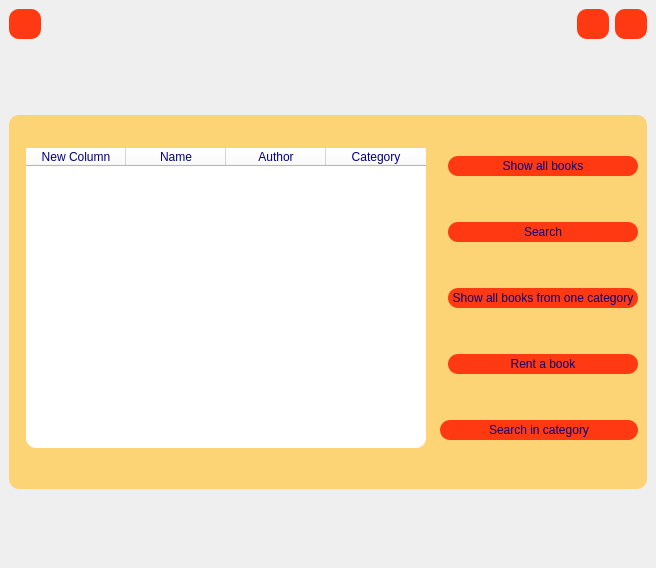
<?xml version="1.0" encoding="UTF-8"?>
<ui version="4.0">
 <class>memberform</class>
 <widget class="QMainWindow" name="memberform">
  <property name="geometry">
   <rect>
    <x>0</x>
    <y>0</y>
    <width>656</width>
    <height>568</height>
   </rect>
  </property>
  <property name="windowTitle">
   <string>MainWindow</string>
  </property>
  <property name="styleSheet">
   <string notr="true">#memberform
{
border-image :  url(:/images/images/Library-Wallpaper-19-2560x1600-1.jpg)
}
QPushButton
{
background-color:rgb(255, 58, 19);
border-radius : 10px;
}
QPushButton:hover{
background-color: rgb(249, 255, 198);
}</string>
  </property>
  <widget class="QWidget" name="centralwidget">
   <layout class="QVBoxLayout" name="verticalLayout_2">
    <item>
     <layout class="QHBoxLayout" name="horizontalLayout">
      <property name="topMargin">
       <number>0</number>
      </property>
      <item>
       <widget class="QPushButton" name="pushButton_3">
        <property name="minimumSize">
         <size>
          <width>30</width>
          <height>30</height>
         </size>
        </property>
        <property name="text">
         <string/>
        </property>
       </widget>
      </item>
      <item>
       <spacer name="horizontalSpacer">
        <property name="orientation">
         <enum>Qt::Horizontal</enum>
        </property>
        <property name="sizeHint" stdset="0">
         <size>
          <width>40</width>
          <height>20</height>
         </size>
        </property>
       </spacer>
      </item>
      <item>
       <widget class="QPushButton" name="pushButton_2">
        <property name="minimumSize">
         <size>
          <width>30</width>
          <height>30</height>
         </size>
        </property>
        <property name="text">
         <string/>
        </property>
       </widget>
      </item>
      <item>
       <widget class="QPushButton" name="pushButton">
        <property name="minimumSize">
         <size>
          <width>30</width>
          <height>30</height>
         </size>
        </property>
        <property name="text">
         <string/>
        </property>
       </widget>
      </item>
     </layout>
    </item>
    <item>
     <spacer name="verticalSpacer_2">
      <property name="orientation">
       <enum>Qt::Vertical</enum>
      </property>
      <property name="sizeHint" stdset="0">
       <size>
        <width>20</width>
        <height>40</height>
       </size>
      </property>
     </spacer>
    </item>
    <item>
     <widget class="QWidget" name="w1" native="true">
      <property name="styleSheet">
       <string notr="true">QWidget{
color:rgb(0, 0, 127);
background-color: rgba(255, 205, 88,0.8);
border-radius : 10px;

}
QLineEdit
{
background-color: white;
border-radius : 10px;
}

QPushButton
{
background-color:rgb(255, 58, 19);
border-radius : 10px;
}
QPushButton:hover{
background-color:  rgb(139, 193, 14);
}
QLabel
{
background-color: rgba(255, 205, 88,0.3);
color:rgb(0, 0, 107);
}
</string>
      </property>
      <layout class="QHBoxLayout" name="horizontalLayout_2">
       <property name="topMargin">
        <number>1</number>
       </property>
       <item>
        <layout class="QGridLayout" name="gridLayout">
         <property name="rightMargin">
          <number>0</number>
         </property>
         <item row="0" column="1">
          <widget class="QTableWidget" name="table">
           <property name="sizePolicy">
            <sizepolicy hsizetype="Minimum" vsizetype="Fixed">
             <horstretch>0</horstretch>
             <verstretch>0</verstretch>
            </sizepolicy>
           </property>
           <property name="minimumSize">
            <size>
             <width>400</width>
             <height>300</height>
            </size>
           </property>
           <property name="styleSheet">
            <string notr="true">background-color:white;
border-radus: 15px;</string>
           </property>
           <column>
            <property name="text">
             <string>New Column</string>
            </property>
           </column>
           <column>
            <property name="text">
             <string>Name</string>
            </property>
           </column>
           <column>
            <property name="text">
             <string>Author</string>
            </property>
           </column>
           <column>
            <property name="text">
             <string>Category</string>
            </property>
           </column>
          </widget>
         </item>
         <item row="0" column="0">
          <spacer name="horizontalSpacer_7">
           <property name="orientation">
            <enum>Qt::Horizontal</enum>
           </property>
           <property name="sizeHint" stdset="0">
            <size>
             <width>40</width>
             <height>20</height>
            </size>
           </property>
          </spacer>
         </item>
        </layout>
       </item>
       <item>
        <spacer name="horizontalSpacer_6">
         <property name="orientation">
          <enum>Qt::Horizontal</enum>
         </property>
         <property name="sizeHint" stdset="0">
          <size>
           <width>40</width>
           <height>20</height>
          </size>
         </property>
        </spacer>
       </item>
       <item>
        <layout class="QVBoxLayout" name="verticalLayout">
         <property name="topMargin">
          <number>0</number>
         </property>
         <property name="bottomMargin">
          <number>0</number>
         </property>
         <item>
          <spacer name="verticalSpacer_6">
           <property name="orientation">
            <enum>Qt::Vertical</enum>
           </property>
           <property name="sizeHint" stdset="0">
            <size>
             <width>20</width>
             <height>40</height>
            </size>
           </property>
          </spacer>
         </item>
         <item>
          <layout class="QHBoxLayout" name="horizontalLayout_4">
           <property name="topMargin">
            <number>0</number>
           </property>
           <item>
            <spacer name="horizontalSpacer_3">
             <property name="orientation">
              <enum>Qt::Horizontal</enum>
             </property>
             <property name="sizeHint" stdset="0">
              <size>
               <width>40</width>
               <height>20</height>
              </size>
             </property>
            </spacer>
           </item>
           <item>
            <widget class="QPushButton" name="show">
             <property name="minimumSize">
              <size>
               <width>190</width>
               <height>20</height>
              </size>
             </property>
             <property name="text">
              <string>Show all books</string>
             </property>
            </widget>
           </item>
          </layout>
         </item>
         <item>
          <spacer name="verticalSpacer_3">
           <property name="orientation">
            <enum>Qt::Vertical</enum>
           </property>
           <property name="sizeHint" stdset="0">
            <size>
             <width>20</width>
             <height>40</height>
            </size>
           </property>
          </spacer>
         </item>
         <item>
          <layout class="QHBoxLayout" name="horizontalLayout_3">
           <property name="topMargin">
            <number>0</number>
           </property>
           <item>
            <spacer name="horizontalSpacer_2">
             <property name="orientation">
              <enum>Qt::Horizontal</enum>
             </property>
             <property name="sizeHint" stdset="0">
              <size>
               <width>40</width>
               <height>20</height>
              </size>
             </property>
            </spacer>
           </item>
           <item>
            <widget class="QPushButton" name="search">
             <property name="minimumSize">
              <size>
               <width>190</width>
               <height>20</height>
              </size>
             </property>
             <property name="text">
              <string>Search</string>
             </property>
            </widget>
           </item>
          </layout>
         </item>
         <item>
          <spacer name="verticalSpacer_4">
           <property name="orientation">
            <enum>Qt::Vertical</enum>
           </property>
           <property name="sizeHint" stdset="0">
            <size>
             <width>20</width>
             <height>40</height>
            </size>
           </property>
          </spacer>
         </item>
         <item>
          <layout class="QHBoxLayout" name="horizontalLayout_5">
           <property name="topMargin">
            <number>0</number>
           </property>
           <item>
            <spacer name="horizontalSpacer_4">
             <property name="orientation">
              <enum>Qt::Horizontal</enum>
             </property>
             <property name="sizeHint" stdset="0">
              <size>
               <width>40</width>
               <height>20</height>
              </size>
             </property>
            </spacer>
           </item>
           <item>
            <widget class="QPushButton" name="showcat">
             <property name="minimumSize">
              <size>
               <width>190</width>
               <height>20</height>
              </size>
             </property>
             <property name="text">
              <string>Show all books from one category</string>
             </property>
            </widget>
           </item>
          </layout>
         </item>
         <item>
          <spacer name="verticalSpacer_5">
           <property name="orientation">
            <enum>Qt::Vertical</enum>
           </property>
           <property name="sizeHint" stdset="0">
            <size>
             <width>20</width>
             <height>40</height>
            </size>
           </property>
          </spacer>
         </item>
         <item>
          <layout class="QHBoxLayout" name="horizontalLayout_6">
           <property name="topMargin">
            <number>0</number>
           </property>
           <item>
            <spacer name="horizontalSpacer_5">
             <property name="orientation">
              <enum>Qt::Horizontal</enum>
             </property>
             <property name="sizeHint" stdset="0">
              <size>
               <width>40</width>
               <height>20</height>
              </size>
             </property>
            </spacer>
           </item>
           <item>
            <widget class="QPushButton" name="rent">
             <property name="minimumSize">
              <size>
               <width>190</width>
               <height>20</height>
              </size>
             </property>
             <property name="text">
              <string>Rent a book</string>
             </property>
            </widget>
           </item>
          </layout>
         </item>
         <item>
          <spacer name="verticalSpacer_7">
           <property name="orientation">
            <enum>Qt::Vertical</enum>
           </property>
           <property name="sizeHint" stdset="0">
            <size>
             <width>20</width>
             <height>40</height>
            </size>
           </property>
          </spacer>
         </item>
         <item>
          <layout class="QHBoxLayout" name="horizontalLayout_7">
           <property name="topMargin">
            <number>0</number>
           </property>
           <item>
            <widget class="QPushButton" name="searchincat">
             <property name="minimumSize">
              <size>
               <width>190</width>
               <height>20</height>
              </size>
             </property>
             <property name="text">
              <string>Search in category</string>
             </property>
            </widget>
           </item>
          </layout>
         </item>
         <item>
          <spacer name="verticalSpacer_8">
           <property name="orientation">
            <enum>Qt::Vertical</enum>
           </property>
           <property name="sizeHint" stdset="0">
            <size>
             <width>20</width>
             <height>40</height>
            </size>
           </property>
          </spacer>
         </item>
        </layout>
       </item>
      </layout>
     </widget>
    </item>
    <item>
     <spacer name="verticalSpacer">
      <property name="orientation">
       <enum>Qt::Vertical</enum>
      </property>
      <property name="sizeHint" stdset="0">
       <size>
        <width>20</width>
        <height>40</height>
       </size>
      </property>
     </spacer>
    </item>
   </layout>
  </widget>
 </widget>
 <resources/>
 <connections>
  <connection>
   <sender>show</sender>
   <signal>clicked()</signal>
   <receiver>table</receiver>
   <slot>show()</slot>
   <hints>
    <hint type="sourcelabel">
     <x>470</x>
     <y>189</y>
    </hint>
    <hint type="destinationlabel">
     <x>396</x>
     <y>203</y>
    </hint>
   </hints>
  </connection>
 </connections>
</ui>
